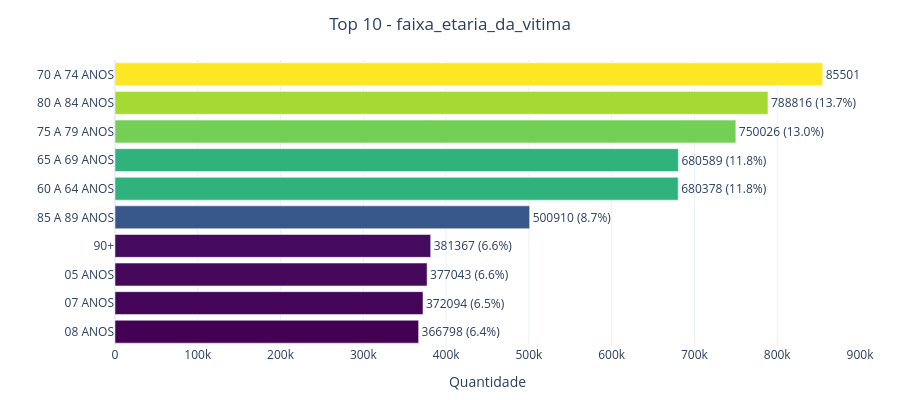

Notebook source saved alongside this figure:
### Code cell
plot_top_categories(df, "faixa_etaria_da_vitima")

### Figure 1 — Plotly figure (JSON) as saved in the notebook; plotly's stock layout.template omitted (floating-point values rounded to 4 significant figures)
{"data": [{"hovertemplate": "count=%{marker.color}<br>faixa_etaria_da_vitima=%{y}<br>label=%{text}<extra></extra>", "legendgroup": "", "marker": {"color": [366798, 372094, 377043, 381367, 500910, 680378, 680589, 750026, 788816, 855017], "coloraxis": "coloraxis", "pattern": {"shape": ""}}, "name": "", "orientation": "h", "showlegend": false, "text": ["366798 (6.4%)", "372094 (6.5%)", "377043 (6.6%)", "381367 (6.6%)", "500910 (8.7%)", "680378 (11.8%)", "680589 (11.8%)", "750026 (13.0%)", "788816 (13.7%)", "855017 (14.9%)"], "textposition": "outside", "type": "bar", "x": [366798, 372094, 377043, 381367, 500910, 680378, 680589, 750026, 788816, 855017], "xaxis": "x", "y": ["08 ANOS", "07 ANOS", "05 ANOS", "90+", "85 A 89 ANOS", "60 A 64 ANOS", "65 A 69 ANOS", "75 A 79 ANOS", "80 A 84 ANOS", "70 A 74 ANOS"], "yaxis": "y"}], "layout": {"barmode": "relative", "coloraxis": {"autocolorscale": false, "colorbar": {"title": {"text": "count"}}, "colorscale": [[0, "#440154"], [0.1111, "#482878"], [0.2222, "#3e4989"], [0.3333, "#31688e"], [0.4444, "#26828e"], [0.5556, "#1f9e89"], [0.6667, "#35b779"], [0.7778, "#6ece58"], [0.8889, "#b5de2b"], [1, "#fde725"]], "showscale": false}, "height": 400, "legend": {"tracegroupgap": 0}, "margin": {"b": 40, "l": 40, "r": 40, "t": 60}, "title": {"text": "Top 10 - faixa_etaria_da_vitima", "x": 0.5}, "xaxis": {"anchor": "y", "domain": [0, 1], "title": {"text": "Quantidade"}}, "yaxis": {"anchor": "x", "domain": [0, 1], "title": {"text": ""}}}}
